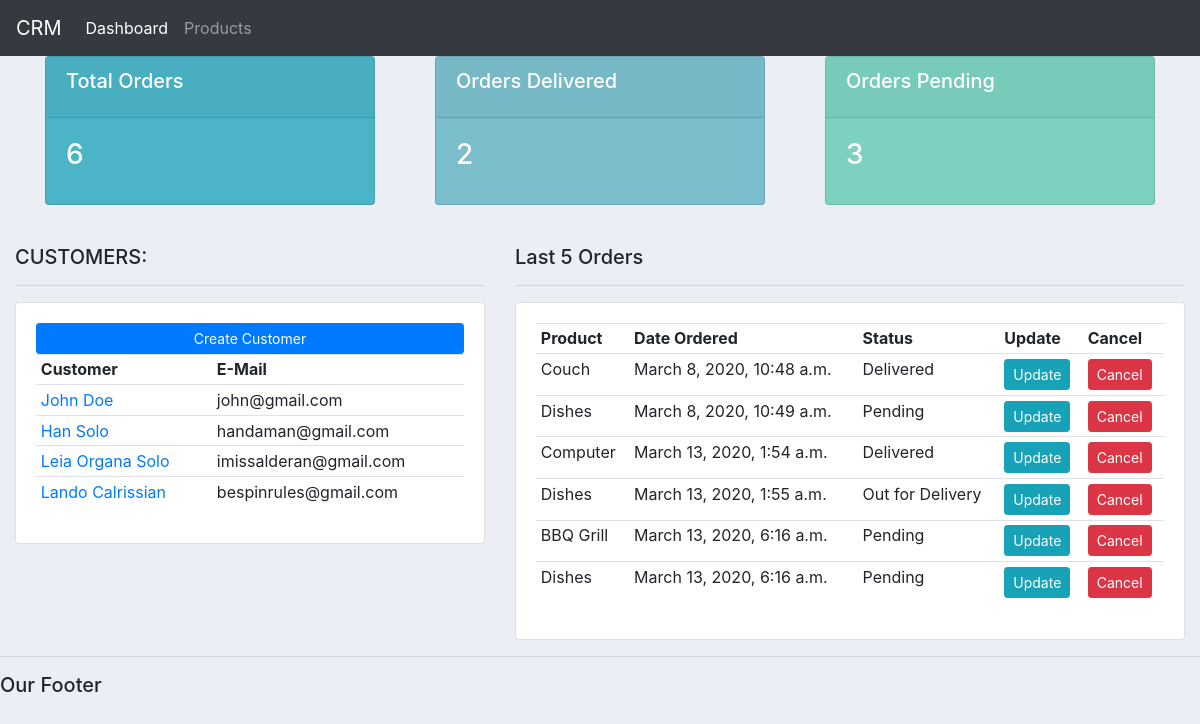
Before: / with the older database file.
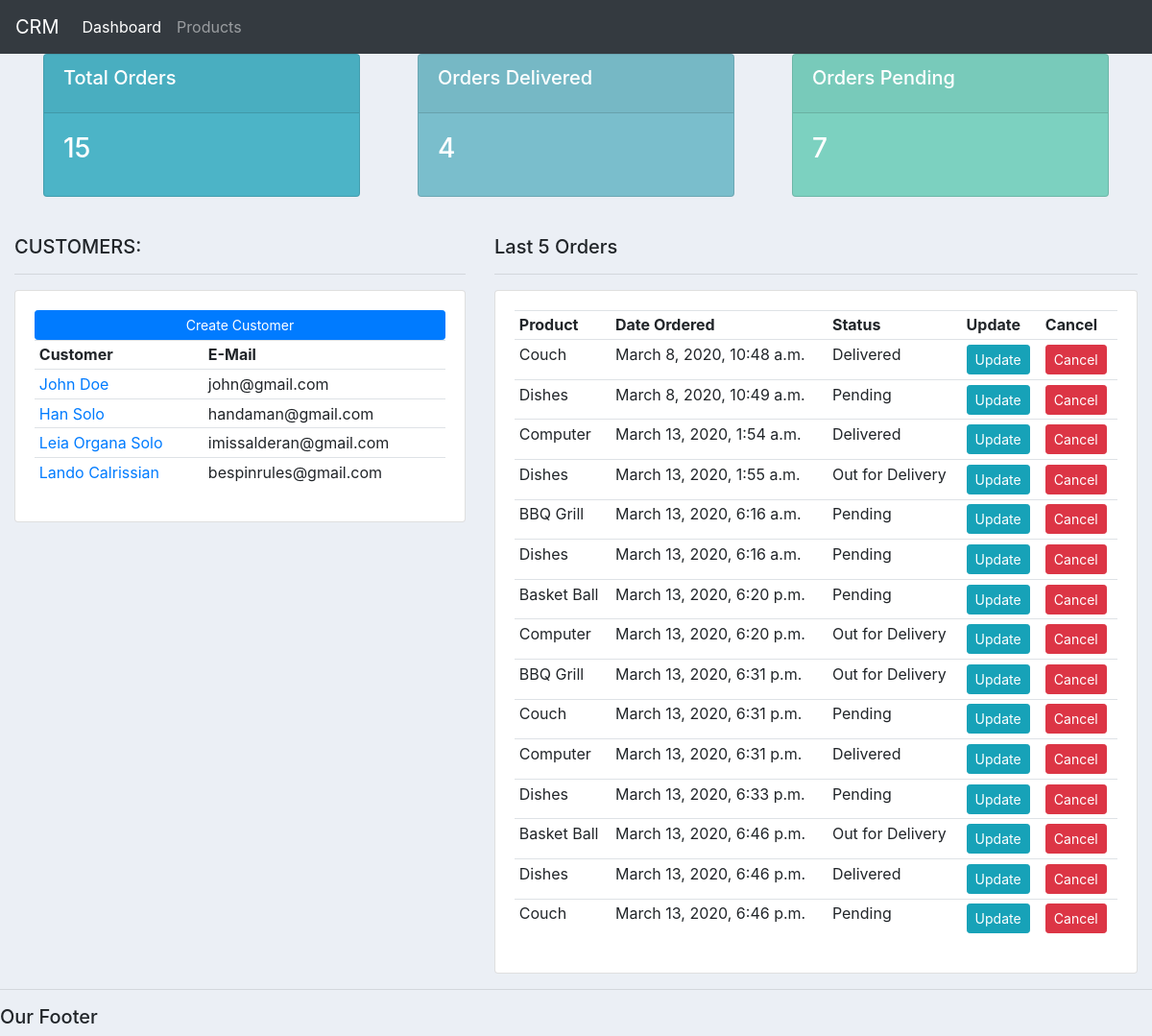
After: the same page with the newer database file.
### accounts/models.py (models this page shows, shortened)
class Customer(models.Model):
    name = models.CharField(max_length=200, null=True)
    phone = models.CharField(max_length=200, null=True)
    email = models.CharField(max_length=200, null=True)
    date_created = models.DateTimeField(auto_now=True)

class Order(models.Model):
    STATUS = (
             ('Pending', 'Pending'),
             ('Out for Delivery', 'Out for Delivery'),
             ('Delivered', 'Delivered'),
             )
    customer = models.ForeignKey(Customer, null=True, on_delete = models.SET_NULL)
    product  = models.ForeignKey(Product, null=True, on_delete = models.SET_NULL )
    date_created = models.DateTimeField(auto_now_add=True, null=True)
    status = models.CharField(max_length=200, null=True, choices=STATUS)
    note = models.CharField(max_length=200, null=True, blank=True)

class Product(models.Model):
    CATEGORY = (
                ('Indoor', 'Indoor'),
                ('Outdoor', 'Outdoor'),
                )
    name = models.CharField(max_length=200, null=True)
    price = models.FloatField(null=True)
    category = models.CharField(max_length=200, null=True, choices=CATEGORY)
    description = models.CharField(max_length=200, null=True, blank=True)
    date_created = models.DateTimeField(auto_now=True)
    tags = models.ManyToManyField(Tag)
    def __str__(self):
        return self.name

### accounts/views.py (the view)
# urls.py: path('', views.home, name='home'),
def home(request):
    orders = Order.objects.all()
    customers = Customer.objects.all()
    total_customers = customers.count()
    total_orders = orders.count()
    delivered = orders.filter(status='Delivered').count()
    pending = orders.filter(status='Pending').count()
    context = {'orders': orders, 'customers': customers,
                'total_orders': total_orders, 'total_customers': total_customers,
                'delivered': delivered, 'pending': pending}
    return render(request, 'accounts/dashboard.html', context)

### accounts/templates/accounts/dashboard.html
{% extends 'accounts/main.html' %}
{% block content %}
    {% include 'accounts/status.html' %}
<br>
<div class="row">
    <div class='col col-md-5'>
        <h5> CUSTOMERS: </h5>
        <hr>
        <div class='card card-body'>
            <a class='btn btn-primary btn-sm btn-black' href="{% url 'create_customer' %}">Create Customer</a>
            <table class='table table-sm'>
                <tr>
                    <th>Customer</th>
                    <th>E-Mail</th>
                </tr>
                {% for i in customers %}
                    <tr>
                        <td><a href="{% url 'customer' i.id %}">{{ i.name }}</a></td>
                        <td>{{ i.email }}</td>
                    </tr>
                {% endfor %}
            </table>
        </div>
    </div>
    <div class='col col-md-7'>
        <h5>Last 5 Orders</h5>
        <hr>
        <div class='card card-body'>
            <table class='table table-sm'>
                <tr>
                    <th>Product</th>
                    <th>Date Ordered</th>
                    <th>Status</th>
                    <th>Update</th>
                    <th>Cancel</th>
                </tr>
                {% for i  in orders %}
                <tr>
                    <td> {{ i.product }}</td>
                    <td> {{ i.date_created }}</td>
                    <td> {{ i.status }}</td>
                    <td><a class='btn btn-sm btn-info' href="{% url 'update_order' i.id %}">Update</a></td>
                    <td><a class='btn btn-sm btn-danger'href="{% url 'delete_order' i.id %}">Cancel</a></td>
                </tr>
                {% endfor %}
            </table>
        </div>
    </div>
</div>
{% endblock content %}

### accounts/templates/accounts/main.html (shortened to what this page needs)
{% load static %}
<html>
<head>
<link rel="stylesheet" href="https://stackpath.bootstrapcdn.com/bootstrap/4.4.1/css/bootstrap.min.css">
<link rel="stylesheet" type='text/css' href="{% static '/css/main.css' %}">
</head>
<body>
    {% include 'accounts/navbar.html' %}
    <div class='container-fluid'>
        {% block content%}
        {% endblock %}
    </div>
    <hr>
    <h5>Our Footer</h5>
</body>
</html>

### accounts/templates/accounts/navbar.html (shortened to what this page needs)
{% load static %}
<nav class="navbar navbar-expand-lg navbar-dark bg-dark">
  <a class="navbar-brand" href="{% url 'home'%}">CRM</a>
  <div class="collapse navbar-collapse" id="navbarNav">
    <ul class="navbar-nav">
      <li class="nav-item active">
        <a class="nav-link" href="{% url 'home' %}">Dashboard</a>
      </li>
      <li class="nav-item">
        <a class="nav-link" href="{% url 'products' %}">Products</a>
      </li>
    </ul>
  </div>
</nav>

### accounts/templates/accounts/status.html
<div class="container-fluid">
    <div class='row'>
        <div class='col'>
            <div class='col-md'>
                <div class='card text-vernter text-white mb-3' id="total-orders">
                    <div class='card-header'>
                        <h5 class='card-title'>Total Orders</h5>
                    </div>
                    <div class='card-body'>
                        <h3 class='card-title'>{{total_orders}}</h3>
                    </div>
                </div>
            </div>
        </div>
        <div class='col'>
            <div class='col-md'>
                <div class='card text-vernter text-white mb-3' id="orders-delivered">
                    <div class='card-header'>
                        <h5 class='card-title'>Orders Delivered</h5>
                    </div>
                    <div class='card-body'>
                        <h3 class='card-title'>{{delivered}}</h3>
                    </div>
                </div>
            </div>
        </div>
        <div class='col'>
            <div class='col-md'>
                <div class='card text-vernter text-white mb-3' id="orders-pending">
                    <div class='card-header'>
                        <h5 class='card-title'>Orders Pending</h5>
                    </div>
                    <div class='card-body'>
                        <h3 class='card-title'>{{pending}}</h3>
                    </div>
                </div>
            </div>
        </div>
    </div>
</div>

### static/css/main.css (style rules this page uses)
body { background-color: #ebeff5; }
#total-orders { background-color: #4cb4c7; }
#orders-delivered { background-color: #7abecc; }
#orders-pending { background-color: #7CD1C0; }

Changed rows visible on the page:
added Order: product "Basket Ball", date_created "March 13, 2020, 6:20 p.m.", status "Pending"
added Order: product "Computer", date_created "March 13, 2020, 6:20 p.m.", status "Out for Delivery"
added Order: product "BBQ Grill", date_created "March 13, 2020, 6:31 p.m.", status "Out for Delivery"
added Order: product "Couch", date_created "March 13, 2020, 6:31 p.m.", status "Pending"
added Order: product "Computer", date_created "March 13, 2020, 6:31 p.m.", status "Delivered"
added Order: product "Dishes", date_created "March 13, 2020, 6:33 p.m.", status "Pending"
added Order: product "Basket Ball", date_created "March 13, 2020, 6:46 p.m.", status "Out for Delivery"
added Order: product "Dishes", date_created "March 13, 2020, 6:46 p.m.", status "Delivered"
added Order: product "Couch", date_created "March 13, 2020, 6:46 p.m.", status "Pending"
Other visible differences:
{{ total_orders }}: "6" → "15"
{{ delivered }}: "2" → "4"
{{ pending }}: "3" → "7"
